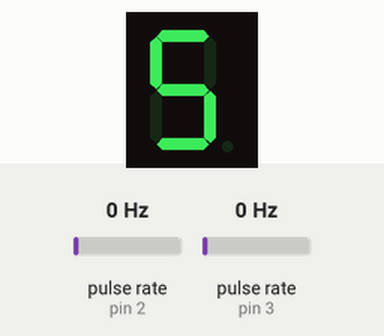
Recording of a sketch running on a simulated Arduino Uno, built with avr-gcc and run on an emulated ATmega328P. On the bench: 1-digit seven-segment display. Wiring (inferred from the names in the program): 2 × pulse sensor: data pin 2 / data pin 3; 1-digit 7-segment display, segments lit when LOW: segments pin 9, pin 10, pin 4, pin 5, pin 6, pin 7, pin 8. The test bench sets the inputs (shaded band); at power-on: pulse rate (sensors on pin 2, pin 3) 0 Hz. The segment pins are drawn as the display they are named for.

Above: at 1.2 s.
1.3 s: pulse rate (sensor on pin 2) set to 4 Hz
At 2.9 s:
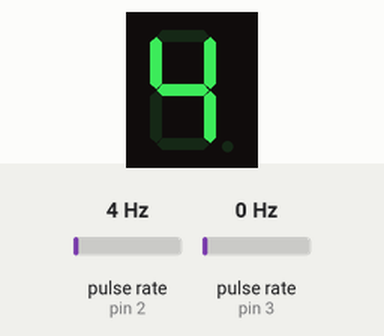
3.5 s: pulse rate (sensor on pin 3) set to 4 Hz
At 6.2 s:
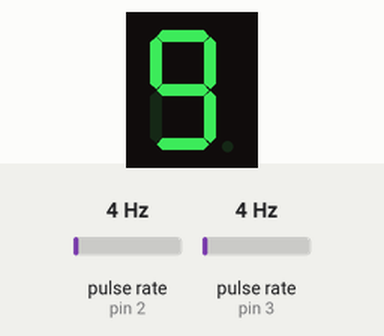
6.5 s: pulse rate (sensor on pin 2) set to 196 Hz
At 12.1 s:
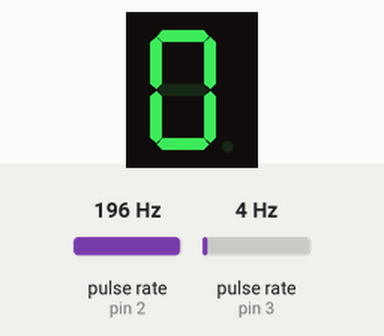
Timing chart, 0 to 13.6 s (numbered marks = the images above; inputs shaded):
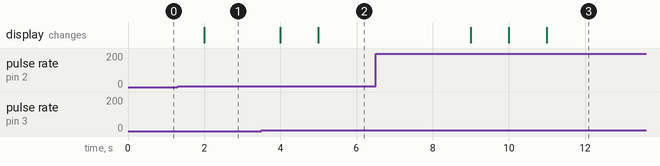

Measured:
- after the input at 1.3 s, the display: changes after 0.70 s (image 1)
- after the input at 3.5 s, the display: first changes after 0.50 s (image 2 shows a later state)
- after the input at 6.5 s, the display: first changes after 2.5 s (image 3 shows a later state)

The sketch:

displayer7segmentsWithRotaryEncoder.ino
```cpp
/* On assigne chaque LED à une broche de l'arduino */
const int A = 9;
const int B = 10;
const int C = 4;
const int D = 5;
const int E = 6;
const int F = 7;
const int G = 8;
//notez que l'on ne gère pas l'affichage du point, mais vous pouvez le rajouter si cela vous chante

int encoderPin1 = 2;
int encoderPin2 = 3;

volatile int lastEncoded = 0;
volatile long encoderValue = 20;
volatile long humanValue = 5;

long lastencoderValue = 0;

int lastMSB = 0;
int lastLSB = 0;


int tab[10][7] = {
   {LOW, LOW, LOW, LOW, LOW, LOW, HIGH}, // write 0
   {HIGH, LOW, LOW, HIGH, HIGH, HIGH, HIGH}, // write 1
   {LOW, LOW, HIGH, LOW, LOW, HIGH, LOW}, //write 2
   {LOW, LOW, LOW, LOW, HIGH, HIGH, LOW}, //write 3
   {HIGH, LOW, LOW, HIGH, HIGH, LOW, LOW}, //write 4
   {LOW, HIGH, LOW, LOW, HIGH, LOW, LOW}, //write 5
   {LOW, HIGH, LOW, LOW, LOW, LOW, LOW}, //write 6
   {LOW, LOW, LOW, HIGH, HIGH, HIGH, HIGH}, //write 7
   {LOW, LOW, LOW, LOW, LOW, LOW, LOW}, //write 8
   {LOW, LOW, LOW, LOW, HIGH, LOW, LOW} //write 9
};


void print(int number){
    digitalWrite(A, tab[number][0]);
    digitalWrite(B, tab[number][1]);
    digitalWrite(C, tab[number][2]);
    digitalWrite(D, tab[number][3]);
    digitalWrite(E, tab[number][4]);
    digitalWrite(F, tab[number][5]);
    digitalWrite(G, tab[number][6]);
}


void updateEncoder(){
  int MSB = digitalRead(encoderPin1); //MSB = most significant bit
  int LSB = digitalRead(encoderPin2); //LSB = least significant bit

  int encoded = (MSB << 1) |LSB; //converting the 2 pin value to single number
  int sum  = (lastEncoded << 2) | encoded; //adding it to the previous encoded value

  if(sum == 0b1101 || sum == 0b0100 || sum == 0b0010 || sum == 0b1011) encoderValue --;
  if(sum == 0b1110 || sum == 0b0111 || sum == 0b0001 || sum == 0b1000) encoderValue ++;

  humanValue = encoderValue/4;

  lastEncoded = encoded; //store this value for next time
}

void setup()
{
    Serial.begin(9600);

    //définition des broches en sortie
    pinMode(A, OUTPUT);
    pinMode(B, OUTPUT);
    pinMode(C, OUTPUT);
    pinMode(D, OUTPUT);
    pinMode(E, OUTPUT);
    pinMode(F, OUTPUT);
    pinMode(G, OUTPUT);


    //mise à l'état HAUT de ces sorties pour éteindre les LED de l'afficheur
    digitalWrite(A, HIGH);
    digitalWrite(B, HIGH);
    digitalWrite(C, HIGH);
    digitalWrite(D, HIGH);
    digitalWrite(E, HIGH);
    digitalWrite(F, HIGH);
    digitalWrite(G, HIGH);

  pinMode(encoderPin1, INPUT);
  pinMode(encoderPin2, INPUT);

  digitalWrite(encoderPin1, HIGH); //turn pullup resistor on
  digitalWrite(encoderPin2, HIGH); //turn pullup resistor on

  //call updateEncoder() when any high/low changed seen
  //on interrupt 0 (pin 2), or interrupt 1 (pin 3)
  attachInterrupt(0, updateEncoder, CHANGE);
  attachInterrupt(1, updateEncoder, CHANGE);
}

void loop()
{

  if(humanValue > 9){
      print(9);
  } else if(humanValue < 0){
      print(0);
  } else {
      print(humanValue);
  }

   delay(1000);
}
```
